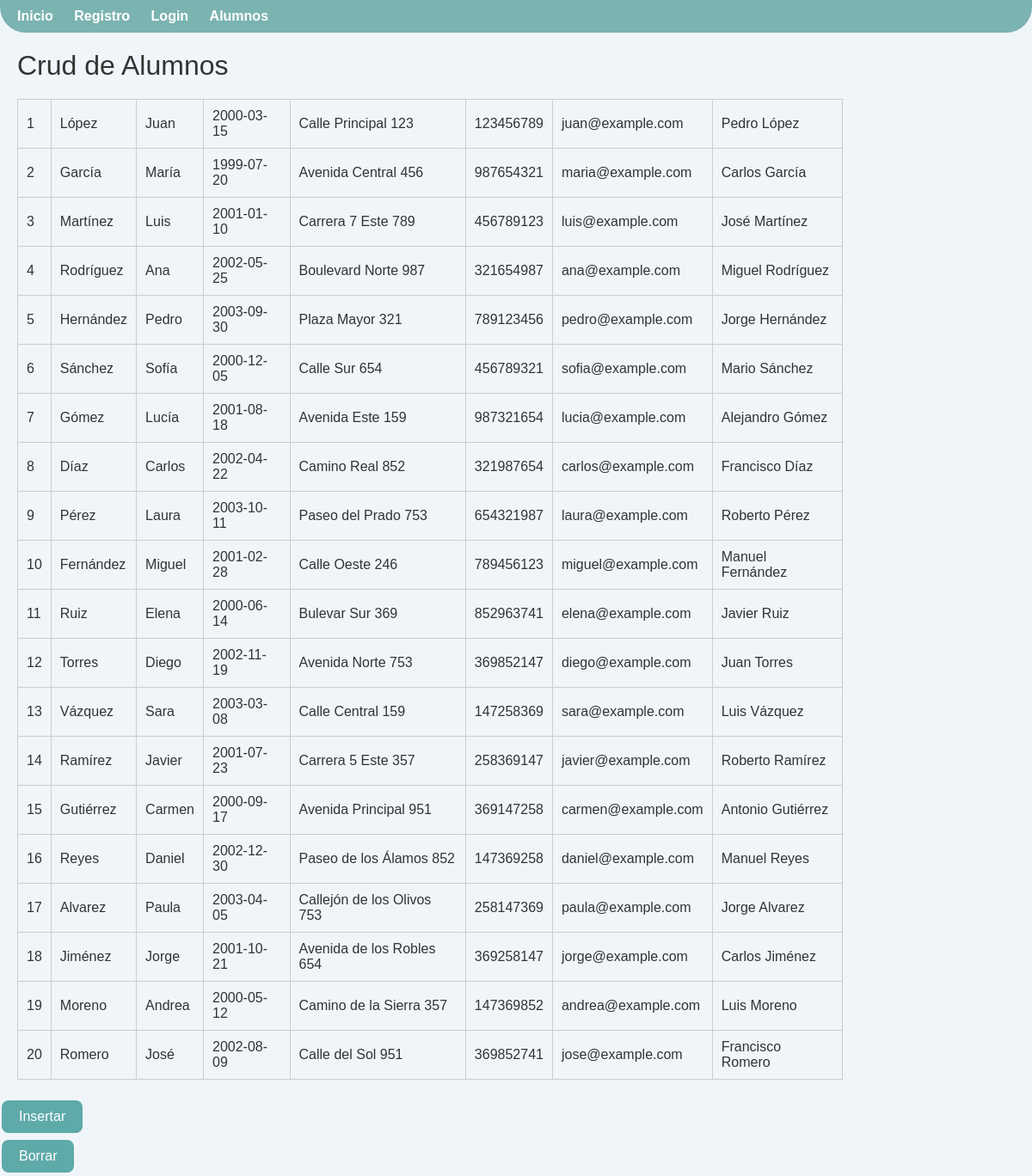
/crud_alumnos.php, run on the app's committed database.
### tables this page shows
CREATE TABLE alumnos(
    Matricula INT PRIMARY KEY,
    Apellidos VARCHAR(20),
    Nombre VARCHAR(20),
    Nacimiento DATE,
    Direccion VARCHAR(60),
    Telefono VARCHAR(20),
    Correo VARCHAR(30),
    Padre_Tutor VARCHAR(40)
);

### crud_alumnos.php (the view, shortened to what this page needs)
<!DOCTYPE html>
<html lang="en">
<head>
    <link rel="stylesheet" href="style.css">
</head>
<body>
    <nav>
        <ul>
            <li><a href="index.html">Inicio</a></li>
            <li><a href="registro.php">Registro</a></li>
            <li><a href="login.php">Login</a></li>
            <li><a href="crud_alumnos.php">Alumnos</a></li>
        </ul>
    </nav>
    <?php
        $conexion = mysqli_connect('localhost', 'root', '', 'escuela', 3306);
        $consulta = "select * from alumnos;";
        $resultado = mysqli_query($conexion, $consulta);
        echo "<h1>Crud de Alumnos</h1>";
        echo "<table border='1'>";
            while($mostrar=mysqli_fetch_array($resultado))
            {
                echo "<tr>";
                echo "<td>". $mostrar['Matricula']. "</td>";
                echo "<td>". $mostrar['Apellidos']. "</td>";
                echo "<td>". $mostrar['Nombre']. "</td>";
                echo "<td>". $mostrar['Nacimiento']. "</td>";
                echo "<td>". $mostrar['Direccion']. "</td>";
                echo "<td>". $mostrar['Telefono']. "</td>";
                echo "<td>". $mostrar['Correo']. "</td>";
                echo "<td>". $mostrar['Padre_Tutor']. "</td>";
                echo"</tr>";
            }
        echo "</table>";
        echo "<form action='insertar.php'>
                <tr>
                    <td></td>
                    <td><input type='submit' value='Insertar' class='inser'></td>
                </tr>
            </form>";
        echo "<form action='borrar.php'>
                <tr>
                    <td></td>
                    <td><input type='submit' value='Borrar' class='borrar'></td>
                </tr>
            </form>";
    ?>
</body>
</html>

### style.css (style rules this page uses)
body { font-family: Arial, sans-serif; margin: 0; padding: 0; background-color: #f0f5f9; color: #333; }
nav { background-color: #7bb3b0; padding: 10px 20px; border-bottom-left-radius: 30px; border-bottom-right-radius: 30px; }
nav ul { list-style-type: none; margin: 0; padding: 0; }
nav ul li { display: inline; margin-right: 20px; }
nav ul li a { text-decoration: none; color: #fff; font-weight: bold; transition: color 0.3s ease; }
table { margin: 20px; border-collapse: collapse; width: 80%; }
table, th, td { border: 1px solid #ccc; padding: 10px; border-radius: 10px; }
input[type="submit"] { background-color: #5eaaa8; color: white; border: none; padding: 10px 20px; text-align: center; text-decoration: none; display: inline-block; font-size: 16px; margin: 4px 2px; cursor: pointer; border-radius: 8px; transition: background-color 0.3s ease; }
h1 { margin: 20px; color: #333; font-weight: 400; }
.inser { background-color: #8c9eff; }
.borrar { background-color: #ff8a80; }

### data on the page
alumnos: Matricula "1", Apellidos "López", Nombre "Juan", Nacimiento "2000-03-15", Direccion "Calle Principal 123", Telefono "123456789", Correo "juan@example.com", Padre_Tutor "Pedro López"
alumnos: Matricula "2", Apellidos "García", Nombre "María", Nacimiento "1999-07-20", Direccion "Avenida Central 456", Telefono "987654321", Correo "maria@example.com", Padre_Tutor "Carlos García"
alumnos: Matricula "3", Apellidos "Martínez", Nombre "Luis", Nacimiento "2001-01-10", Direccion "Carrera 7 Este 789", Telefono "456789123", Correo "luis@example.com", Padre_Tutor "José Martínez"
alumnos: Matricula "4", Apellidos "Rodríguez", Nombre "Ana", Nacimiento "2002-05-25", Direccion "Boulevard Norte 987", Telefono "321654987", Correo "ana@example.com", Padre_Tutor "Miguel Rodríguez"
alumnos: Matricula "5", Apellidos "Hernández", Nombre "Pedro", Nacimiento "2003-09-30", Direccion "Plaza Mayor 321", Telefono "789123456", Correo "pedro@example.com", Padre_Tutor "Jorge Hernández"
alumnos: Matricula "6", Apellidos "Sánchez", Nombre "Sofía", Nacimiento "2000-12-05", Direccion "Calle Sur 654", Telefono "456789321", Correo "sofia@example.com", Padre_Tutor "Mario Sánchez"
alumnos: Matricula "7", Apellidos "Gómez", Nombre "Lucía", Nacimiento "2001-08-18", Direccion "Avenida Este 159", Telefono "987321654", Correo "lucia@example.com", Padre_Tutor "Alejandro Gómez"
alumnos: Matricula "8", Apellidos "Díaz", Nombre "Carlos", Nacimiento "2002-04-22", Direccion "Camino Real 852", Telefono "321987654", Correo "carlos@example.com", Padre_Tutor "Francisco Díaz"
alumnos: Matricula "9", Apellidos "Pérez", Nombre "Laura", Nacimiento "2003-10-11", Direccion "Paseo del Prado 753", Telefono "654321987", Correo "laura@example.com", Padre_Tutor "Roberto Pérez"
alumnos: Matricula "10", Apellidos "Fernández", Nombre "Miguel", Nacimiento "2001-02-28", Direccion "Calle Oeste 246", Telefono "789456123", Correo "miguel@example.com", Padre_Tutor "Manuel Fernández"
alumnos: Matricula "11", Apellidos "Ruiz", Nombre "Elena", Nacimiento "2000-06-14", Direccion "Bulevar Sur 369", Telefono "852963741", Correo "elena@example.com", Padre_Tutor "Javier Ruiz"
alumnos: Matricula "12", Apellidos "Torres", Nombre "Diego", Nacimiento "2002-11-19", Direccion "Avenida Norte 753", Telefono "369852147", Correo "diego@example.com", Padre_Tutor "Juan Torres"
alumnos: Matricula "13", Apellidos "Vázquez", Nombre "Sara", Nacimiento "2003-03-08", Direccion "Calle Central 159", Telefono "147258369", Correo "sara@example.com", Padre_Tutor "Luis Vázquez"
alumnos: Matricula "14", Apellidos "Ramírez", Nombre "Javier", Nacimiento "2001-07-23", Direccion "Carrera 5 Este 357", Telefono "258369147", Correo "javier@example.com", Padre_Tutor "Roberto Ramírez"
alumnos: Matricula "15", Apellidos "Gutiérrez", Nombre "Carmen", Nacimiento "2000-09-17", Direccion "Avenida Principal 951", Telefono "369147258", Correo "carmen@example.com", Padre_Tutor "Antonio Gutiérrez"
alumnos: Matricula "16", Apellidos "Reyes", Nombre "Daniel", Nacimiento "2002-12-30", Direccion "Paseo de los Álamos 852", Telefono "147369258", Correo "daniel@example.com", Padre_Tutor "Manuel Reyes"
alumnos: Matricula "17", Apellidos "Alvarez", Nombre "Paula", Nacimiento "2003-04-05", Direccion "Callejón de los Olivos 753", Telefono "258147369", Correo "paula@example.com", Padre_Tutor "Jorge Alvarez"
alumnos: Matricula "18", Apellidos "Jiménez", Nombre "Jorge", Nacimiento "2001-10-21", Direccion "Avenida de los Robles 654", Telefono "369258147", Correo "jorge@example.com", Padre_Tutor "Carlos Jiménez"
alumnos: Matricula "19", Apellidos "Moreno", Nombre "Andrea", Nacimiento "2000-05-12", Direccion "Camino de la Sierra 357", Telefono "147369852", Correo "andrea@example.com", Padre_Tutor "Luis Moreno"
alumnos: Matricula "20", Apellidos "Romero", Nombre "José", Nacimiento "2002-08-09", Direccion "Calle del Sol 951", Telefono "369852741", Correo "jose@example.com", Padre_Tutor "Francisco Romero"
